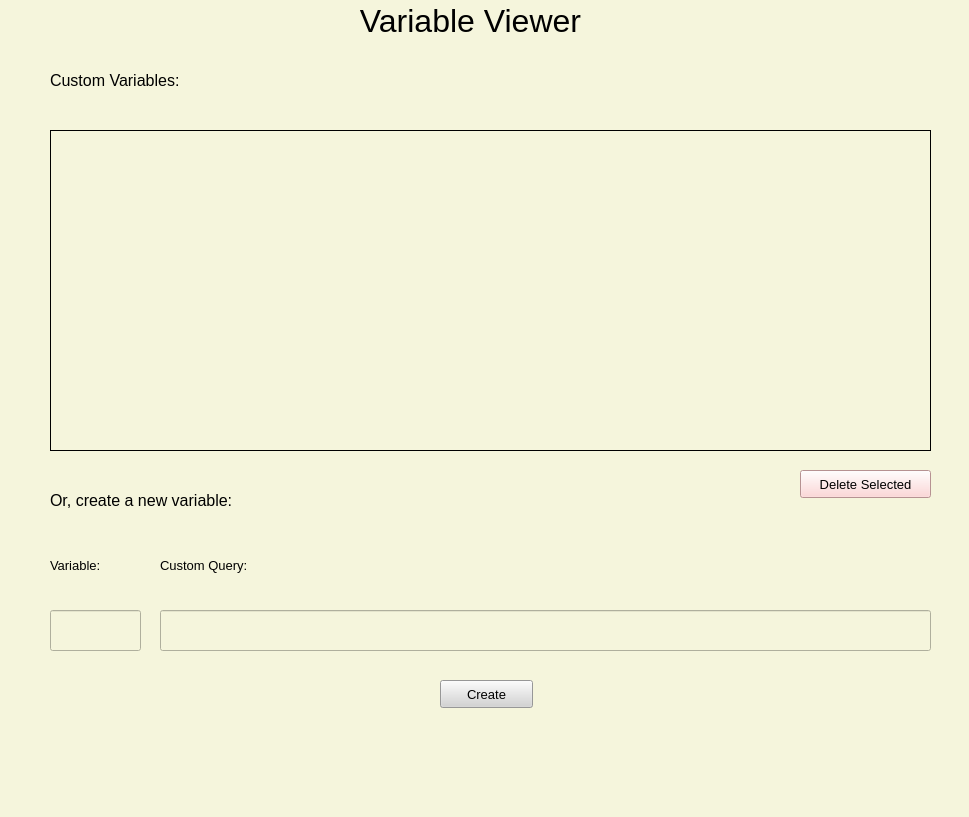
<?xml version="1.0" encoding="UTF-8"?>
<ui version="4.0">
 <class>MainWindow</class>
 <widget class="QMainWindow" name="MainWindow">
  <property name="geometry">
   <rect>
    <x>0</x>
    <y>0</y>
    <width>969</width>
    <height>817</height>
   </rect>
  </property>
  <property name="windowTitle">
   <string>MainWindow</string>
  </property>
  <property name="styleSheet">
   <string notr="true">background-color: beige;</string>
  </property>
  <widget class="QWidget" name="centralwidget">
   <widget class="QLabel" name="lab_program">
    <property name="geometry">
     <rect>
      <x>320</x>
      <y>-10</y>
      <width>301</width>
      <height>61</height>
     </rect>
    </property>
    <property name="font">
     <font>
      <pointsize>24</pointsize>
      <weight>50</weight>
      <bold>false</bold>
      <underline>false</underline>
     </font>
    </property>
    <property name="text">
     <string>Variable Viewer</string>
    </property>
    <property name="alignment">
     <set>Qt::AlignCenter</set>
    </property>
   </widget>
   <widget class="QLabel" name="lab_variables">
    <property name="geometry">
     <rect>
      <x>50</x>
      <y>60</y>
      <width>171</width>
      <height>41</height>
     </rect>
    </property>
    <property name="font">
     <font>
      <pointsize>12</pointsize>
     </font>
    </property>
    <property name="text">
     <string>Custom Variables:</string>
    </property>
   </widget>
   <widget class="QTableView" name="table_results">
    <property name="geometry">
     <rect>
      <x>50</x>
      <y>130</y>
      <width>881</width>
      <height>321</height>
     </rect>
    </property>
    <property name="styleSheet">
     <string notr="true">background-color: #F5F5DC;</string>
    </property>
    <property name="frameShape">
     <enum>QFrame::Box</enum>
    </property>
    <property name="frameShadow">
     <enum>QFrame::Plain</enum>
    </property>
   </widget>
   <widget class="QLabel" name="lab_create">
    <property name="geometry">
     <rect>
      <x>50</x>
      <y>480</y>
      <width>241</width>
      <height>41</height>
     </rect>
    </property>
    <property name="font">
     <font>
      <pointsize>12</pointsize>
     </font>
    </property>
    <property name="text">
     <string>Or, create a new variable:</string>
    </property>
   </widget>
   <widget class="QLineEdit" name="lineEdit_var">
    <property name="geometry">
     <rect>
      <x>50</x>
      <y>610</y>
      <width>91</width>
      <height>41</height>
     </rect>
    </property>
    <property name="font">
     <font>
      <pointsize>12</pointsize>
     </font>
    </property>
    <property name="maxLength">
     <number>4</number>
    </property>
   </widget>
   <widget class="QLineEdit" name="lineEdit_query">
    <property name="geometry">
     <rect>
      <x>160</x>
      <y>610</y>
      <width>771</width>
      <height>41</height>
     </rect>
    </property>
    <property name="font">
     <font>
      <pointsize>12</pointsize>
     </font>
    </property>
    <property name="maxLength">
     <number>127</number>
    </property>
    <property name="echoMode">
     <enum>QLineEdit::Normal</enum>
    </property>
   </widget>
   <widget class="QLabel" name="lab_var">
    <property name="geometry">
     <rect>
      <x>50</x>
      <y>550</y>
      <width>71</width>
      <height>31</height>
     </rect>
    </property>
    <property name="font">
     <font>
      <pointsize>10</pointsize>
     </font>
    </property>
    <property name="text">
     <string>Variable:</string>
    </property>
   </widget>
   <widget class="QLabel" name="lab_query">
    <property name="geometry">
     <rect>
      <x>160</x>
      <y>550</y>
      <width>121</width>
      <height>31</height>
     </rect>
    </property>
    <property name="font">
     <font>
      <pointsize>10</pointsize>
     </font>
    </property>
    <property name="text">
     <string>Custom Query:</string>
    </property>
   </widget>
   <widget class="QPushButton" name="but_create">
    <property name="geometry">
     <rect>
      <x>440</x>
      <y>680</y>
      <width>93</width>
      <height>28</height>
     </rect>
    </property>
    <property name="font">
     <font>
      <pointsize>10</pointsize>
     </font>
    </property>
    <property name="styleSheet">
     <string notr="true">background-color: lightgrey;</string>
    </property>
    <property name="text">
     <string>Create</string>
    </property>
   </widget>
   <widget class="QPushButton" name="but_delete">
    <property name="geometry">
     <rect>
      <x>800</x>
      <y>470</y>
      <width>131</width>
      <height>28</height>
     </rect>
    </property>
    <property name="font">
     <font>
      <pointsize>10</pointsize>
     </font>
    </property>
    <property name="styleSheet">
     <string notr="true">background-color: #FFCCCC;</string>
    </property>
    <property name="text">
     <string>Delete Selected</string>
    </property>
   </widget>
  </widget>
  <widget class="QMenuBar" name="menubar">
   <property name="geometry">
    <rect>
     <x>0</x>
     <y>0</y>
     <width>969</width>
     <height>26</height>
    </rect>
   </property>
  </widget>
  <widget class="QStatusBar" name="statusbar"/>
 </widget>
 <resources/>
 <connections/>
</ui>
